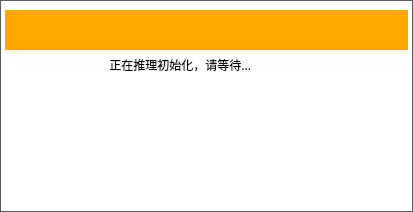
<?xml version="1.0" encoding="UTF-8"?>
<ui version="4.0">
 <class>Dialog_wait</class>
 <widget class="QDialog" name="Dialog_wait">
  <property name="geometry">
   <rect>
    <x>0</x>
    <y>0</y>
    <width>413</width>
    <height>212</height>
   </rect>
  </property>
  <property name="minimumSize">
   <size>
    <width>300</width>
    <height>130</height>
   </size>
  </property>
  <property name="maximumSize">
   <size>
    <width>16777215</width>
    <height>16777215</height>
   </size>
  </property>
  <property name="windowTitle">
   <string>Dialog</string>
  </property>
  <property name="styleSheet">
   <string notr="true">QDialog#Dialog_wait{background-color: rgb(255, 255, 255);
border: 1px solid #5c5c5c;}</string>
  </property>
  <layout class="QGridLayout" name="gridLayout">
   <property name="leftMargin">
    <number>5</number>
   </property>
   <property name="topMargin">
    <number>10</number>
   </property>
   <property name="rightMargin">
    <number>5</number>
   </property>
   <property name="bottomMargin">
    <number>11</number>
   </property>
   <property name="spacing">
    <number>0</number>
   </property>
   <item row="2" column="0">
    <spacer name="horizontalSpacer">
     <property name="orientation">
      <enum>Qt::Horizontal</enum>
     </property>
     <property name="sizeHint" stdset="0">
      <size>
       <width>40</width>
       <height>20</height>
      </size>
     </property>
    </spacer>
   </item>
   <item row="2" column="1">
    <widget class="QLabel" name="label_2">
     <property name="minimumSize">
      <size>
       <width>220</width>
       <height>30</height>
      </size>
     </property>
     <property name="maximumSize">
      <size>
       <width>220</width>
       <height>30</height>
      </size>
     </property>
     <property name="font">
      <font>
       <family>微软雅黑</family>
      </font>
     </property>
     <property name="text">
      <string>    正在推理初始化，请等待...</string>
     </property>
    </widget>
   </item>
   <item row="4" column="0" colspan="3">
    <widget class="QLabel" name="label">
     <property name="minimumSize">
      <size>
       <width>320</width>
       <height>100</height>
      </size>
     </property>
     <property name="maximumSize">
      <size>
       <width>16777215</width>
       <height>16777215</height>
      </size>
     </property>
     <property name="text">
      <string/>
     </property>
    </widget>
   </item>
   <item row="2" column="2">
    <spacer name="horizontalSpacer_2">
     <property name="orientation">
      <enum>Qt::Horizontal</enum>
     </property>
     <property name="sizeHint" stdset="0">
      <size>
       <width>40</width>
       <height>20</height>
      </size>
     </property>
    </spacer>
   </item>
   <item row="1" column="0" colspan="3">
    <widget class="QWidget" name="widget" native="true">
     <property name="minimumSize">
      <size>
       <width>0</width>
       <height>40</height>
      </size>
     </property>
     <property name="maximumSize">
      <size>
       <width>16777215</width>
       <height>40</height>
      </size>
     </property>
     <property name="styleSheet">
      <string notr="true">background-color: rgb(255, 170, 0);
</string>
     </property>
    </widget>
   </item>
  </layout>
 </widget>
 <resources/>
 <connections/>
</ui>
